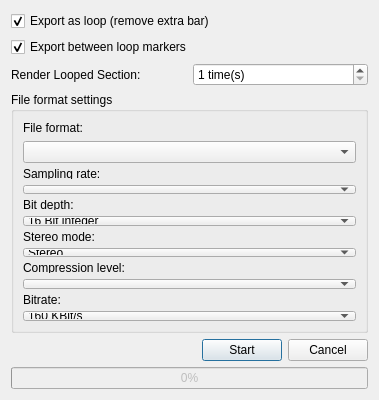
<?xml version="1.0" encoding="UTF-8"?>
<ui version="4.0">
 <class>ExportProjectDialog</class>
 <widget class="QDialog" name="ExportProjectDialog">
  <property name="geometry">
   <rect>
    <x>0</x>
    <y>0</y>
    <width>379</width>
    <height>400</height>
   </rect>
  </property>
  <property name="minimumSize">
   <size>
    <width>379</width>
    <height>400</height>
   </size>
  </property>
  <property name="maximumSize">
   <size>
    <width>379</width>
    <height>400</height>
   </size>
  </property>
  <property name="windowTitle">
   <string>Export project</string>
  </property>
  <layout class="QVBoxLayout">
   <item>
    <widget class="QCheckBox" name="exportLoopCB">
     <property name="text">
      <string>Export as loop (remove extra bar)</string>
     </property>
     <property name="checked">
      <number>1</number>
     </property>
    </widget>
   </item>
   <item>
    <widget class="QCheckBox" name="renderMarkersCB">
     <property name="text">
      <string>Export between loop markers</string>
     </property>
	 <property name="checked">
      <number>1</number>
     </property>
    </widget>
   </item>
   <item>
    <widget class="QWidget" name="loopRepeatWidget" native="true">
     <layout class="QHBoxLayout" name="loopRepeatHL">
      <property name="leftMargin">
       <number>0</number>
      </property>
      <property name="topMargin">
       <number>0</number>
      </property>
      <property name="rightMargin">
       <number>0</number>
      </property>
      <property name="bottomMargin">
       <number>0</number>
      </property>
      <item>
       <widget class="QLabel" name="labelLoopRepeat">
        <property name="text">
         <string>Render Looped Section:</string>
        </property>
       </widget>
      </item>
      <item>
       <widget class="QSpinBox" name="loopCountSB">
        <property name="suffix">
         <string> time(s)</string>
        </property>
        <property name="minimum">
         <number>1</number>
        </property>
        <property name="maximum">
         <number>2147483647</number> <!-- INT_MAX -->
        </property>
        <property name="value">
         <number>1</number>
        </property>
       </widget>
      </item>
     </layout>
    </widget>
   </item>
   <item>
    <layout class="QHBoxLayout">
     <item>
      <widget class="QGroupBox" name="outputGroupBox">
       <property name="title">
        <string>File format settings</string>
       </property>
       <layout class="QVBoxLayout">
        <item>
         <widget class="QLabel" name="label">
          <property name="text">
           <string>File format:</string>
          </property>
         </widget>
        </item>
        <item>
         <widget class="QComboBox" name="fileFormatCB"/>
        </item>
        <item>
         <widget class="QWidget" name="sampleRateWidget" native="true">
          <layout class="QVBoxLayout" name="verticalLayout">
           <property name="leftMargin">
            <number>0</number>
           </property>
           <property name="topMargin">
            <number>0</number>
           </property>
           <property name="rightMargin">
            <number>0</number>
           </property>
           <property name="bottomMargin">
            <number>0</number>
           </property>
           <item>
            <widget class="QLabel" name="labelSampleRate">
             <property name="text">
              <string>Sampling rate:</string>
             </property>
            </widget>
           </item>
           <item>
            <widget class="QComboBox" name="samplerateCB" />
           </item>
          </layout>
         </widget>
        </item>
        <item>
         <widget class="QWidget" name="depthWidget" native="true">
          <layout class="QVBoxLayout">
           <property name="leftMargin">
            <number>0</number>
           </property>
           <property name="topMargin">
            <number>0</number>
           </property>
           <property name="rightMargin">
            <number>0</number>
           </property>
           <property name="bottomMargin">
            <number>0</number>
           </property>
           <item>
            <widget class="QLabel" name="labelBitDepth">
             <property name="text">
              <string>Bit depth:</string>
             </property>
            </widget>
           </item>
           <item>
            <widget class="QComboBox" name="depthCB">
             <property name="currentIndex">
              <number>0</number>
             </property>
             <item>
              <property name="text">
               <string>16 Bit integer</string>
              </property>
             </item>
             <item>
              <property name="text">
               <string>24 Bit integer</string>
              </property>
             </item>
             <item>
              <property name="text">
               <string>32 Bit float</string>
              </property>
             </item>
            </widget>
           </item>
          </layout>
         </widget>
        </item>
        <item>
         <widget class="QWidget" name="stereoModeWidget" native="true">
          <layout class="QVBoxLayout" name="verticalLayout_4">
           <property name="leftMargin">
            <number>0</number>
           </property>
           <property name="topMargin">
            <number>0</number>
           </property>
           <property name="rightMargin">
            <number>0</number>
           </property>
           <property name="bottomMargin">
            <number>0</number>
           </property>
           <item>
            <widget class="QLabel" name="labelStereoMode_3">
             <property name="text">
              <string>Stereo mode:</string>
             </property>
            </widget>
           </item>
           <item>
            <widget class="QComboBox" name="stereoModeComboBox">
             <property name="currentIndex">
              <number>1</number>
             </property>
             <item>
              <property name="text">
               <string>Mono</string>
              </property>
             </item>
             <item>
              <property name="text">
               <string>Stereo</string>
              </property>
             </item>
             <item>
              <property name="text">
               <string>Joint stereo</string>
              </property>
             </item>
            </widget>
           </item>
          </layout>
         </widget>
        </item>
        <item>
         <widget class="QWidget" name="compressionWidget" native="true">
          <layout class="QVBoxLayout" name="_2">
           <property name="leftMargin">
            <number>0</number>
           </property>
           <property name="topMargin">
            <number>0</number>
           </property>
           <property name="rightMargin">
            <number>0</number>
           </property>
           <property name="bottomMargin">
            <number>0</number>
           </property>
           <item>
            <widget class="QLabel" name="labelCompLevel">
             <property name="text">
              <string>Compression level:</string>
             </property>
            </widget>
           </item>
           <item>
            <widget class="QComboBox" name="compLevelCB">
             <property name="currentIndex">
              <number>-1</number>
             </property>
            </widget>
           </item>
          </layout>
         </widget>
        </item>
        <item>
         <widget class="QWidget" name="bitrateWidget" native="true">
          <layout class="QVBoxLayout">
           <property name="leftMargin">
            <number>0</number>
           </property>
           <property name="topMargin">
            <number>0</number>
           </property>
           <property name="rightMargin">
            <number>0</number>
           </property>
           <property name="bottomMargin">
            <number>0</number>
           </property>
           <item>
            <widget class="QLabel" name="labelBitRate">
             <property name="text">
              <string>Bitrate:</string>
             </property>
            </widget>
           </item>
           <item>
            <widget class="QComboBox" name="bitrateCB">
             <property name="currentIndex">
              <number>2</number>
             </property>
             <item>
              <property name="text">
               <string>64 KBit/s</string>
              </property>
             </item>
             <item>
              <property name="text">
               <string>128 KBit/s</string>
              </property>
             </item>
             <item>
              <property name="text">
               <string>160 KBit/s</string>
              </property>
             </item>
             <item>
              <property name="text">
               <string>192 KBit/s</string>
              </property>
             </item>
             <item>
              <property name="text">
               <string>256 KBit/s</string>
              </property>
             </item>
             <item>
              <property name="text">
               <string>320 KBit/s</string>
              </property>
             </item>
            </widget>
           </item>
          </layout>
         </widget>
        </item>
        <item>
         <spacer>
          <property name="orientation">
           <enum>Qt::Vertical</enum>
          </property>
          <property name="sizeHint" stdset="0">
           <size>
            <width>0</width>
            <height>0</height>
           </size>
          </property>
         </spacer>
        </item>
       </layout>
      </widget>
     </item>
    </layout>
   </item>
   <item>
    <layout class="QHBoxLayout">
     <item>
      <spacer>
       <property name="orientation">
        <enum>Qt::Horizontal</enum>
       </property>
       <property name="sizeHint" stdset="0">
        <size>
         <width>0</width>
         <height>0</height>
        </size>
       </property>
      </spacer>
     </item>
     <item>
      <widget class="QPushButton" name="startButton">
       <property name="text">
        <string>Start</string>
       </property>
      </widget>
     </item>
     <item>
      <widget class="QPushButton" name="cancelButton">
       <property name="text">
        <string>Cancel</string>
       </property>
      </widget>
     </item>
    </layout>
   </item>
   <item>
    <widget class="QProgressBar" name="progressBar">
     <property name="enabled">
      <bool>false</bool>
     </property>
     <property name="value">
      <number>0</number>
     </property>
    </widget>
   </item>
  </layout>
 </widget>
 <resources/>
 <connections>
  <connection>
   <sender>cancelButton</sender>
   <signal>clicked()</signal>
   <receiver>ExportProjectDialog</receiver>
   <slot>reject()</slot>
   <hints>
    <hint type="sourcelabel">
     <x>511</x>
     <y>372</y>
    </hint>
    <hint type="destinationlabel">
     <x>202</x>
     <y>175</y>
    </hint>
   </hints>
  </connection>
  <connection>
   <sender>fileFormatCB</sender>
   <signal>currentIndexChanged(int)</signal>
   <receiver>ExportProjectDialog</receiver>
   <slot>onFileFormatChanged(int)</slot>
   <hints>
    <hint type="sourcelabel">
     <x>111</x>
     <y>85</y>
    </hint>
    <hint type="destinationlabel">
     <x>518</x>
     <y>212</y>
    </hint>
   </hints>
  </connection>
 </connections>
 <slots>
  <slot>onFileFormatChanged(int)</slot>
 </slots>
</ui>
